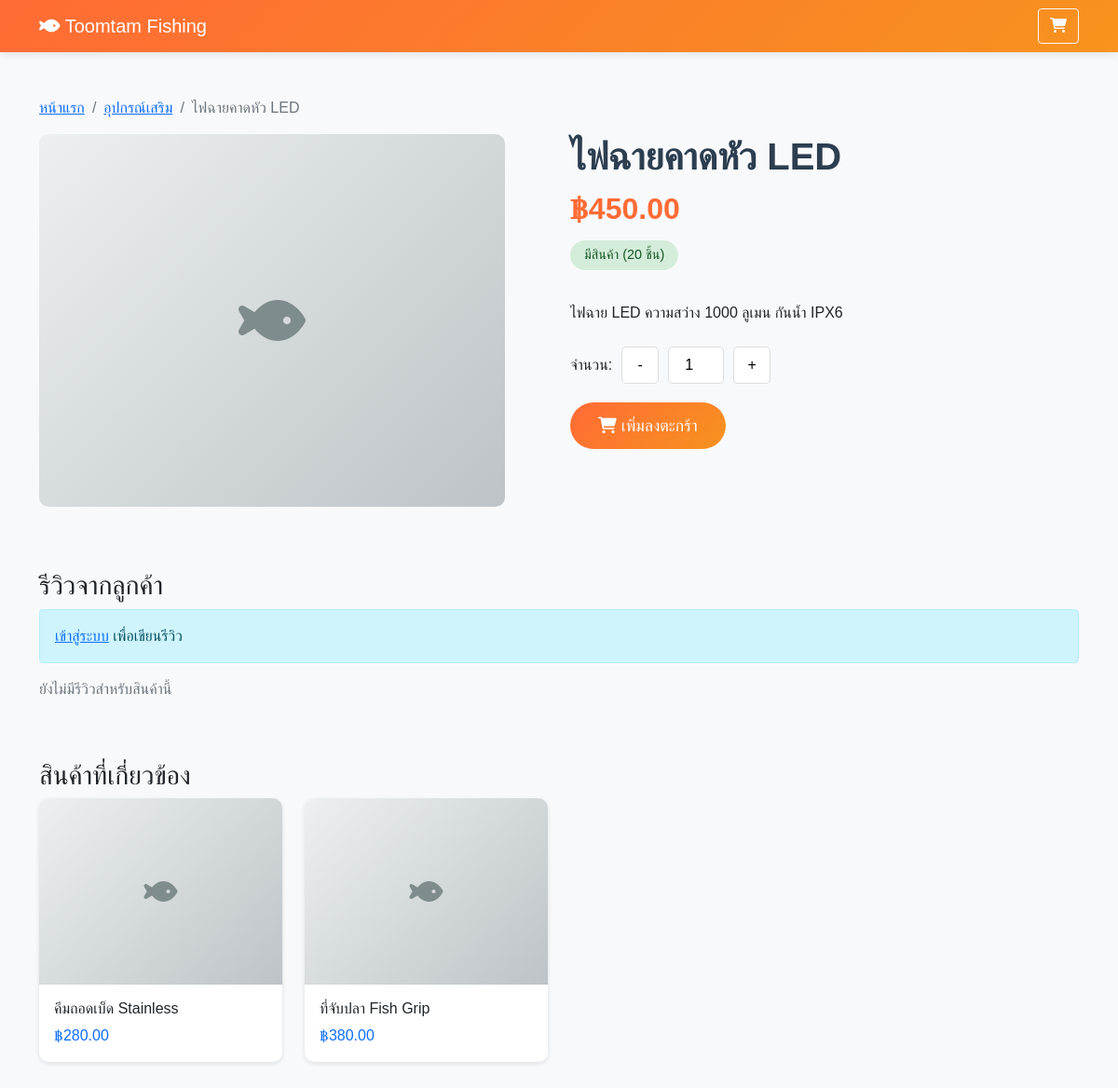
/product.php?id=20, run on the app's committed database.
### tables this page shows
CREATE TABLE `products` (
  `id` int(11) NOT NULL,
  `name` varchar(255) NOT NULL,
  `description` text DEFAULT NULL,
  `price` decimal(10,2) NOT NULL,
  `stock` int(11) DEFAULT 0,
  `image` varchar(255) DEFAULT NULL,
  `created_at` datetime DEFAULT current_timestamp()
);

CREATE TABLE `categories` (
  `id` int(11) NOT NULL,
  `name` varchar(100) NOT NULL
);

### product.php (the view, shortened to what this page needs)
<?php
$product_id = isset($_GET['id']) ? (int)$_GET['id'] : 0;
try {
    $pdo = getConnection();
    $stmt = $pdo->prepare("
        SELECT p.*, c.name as category_name
        FROM products p
        LEFT JOIN product_category pc ON p.id = pc.product_id
        LEFT JOIN categories c ON pc.category_id = c.id
        WHERE p.id = ?
    ");
    $stmt->execute([$product_id]);
    $product = $stmt->fetch();
    $stmt = $pdo->prepare("
        SELECT p.*
        FROM products p
        JOIN product_category pc ON p.id = pc.product_id
        WHERE pc.category_id = (
            SELECT category_id FROM product_category WHERE product_id = ?
        )
        AND p.id != ?
        ORDER BY RAND()
        LIMIT 4
    ");
    $stmt->execute([$product_id, $product_id]);
    $related_products = $stmt->fetchAll();
    $stmt = $pdo->prepare("
        SELECT pr.*, u.username
        FROM product_reviews pr
        JOIN users u ON pr.user_id = u.id
        WHERE pr.product_id = ? AND pr.status = 'approved'
        ORDER BY pr.created_at DESC
    ");
    $stmt->execute([$product_id]);
    $reviews = $stmt->fetchAll();
} catch (Exception $e) {
    die("Error: " . $e->getMessage());
}
?>
<!DOCTYPE html>
<html lang="th">
<head>
    <link href="https://cdn.jsdelivr.net/npm/bootstrap@5.1.3/dist/css/bootstrap.min.css" rel="stylesheet">
    <link rel="stylesheet" href="https://cdnjs.cloudflare.com/ajax/libs/font-awesome/6.0.0/css/all.min.css">
</head>
<body>
    <nav class="navbar navbar-expand-lg navbar-dark">
        <div class="container">
            <a class="navbar-brand" href="index.php">
                <i class="fas fa-fish"></i> Toomtam Fishing
            </a>
            <div class="ms-auto">
                <a href="cart.php" class="btn btn-outline-light">
                    <i class="fas fa-shopping-cart"></i>
                </a>
            </div>
        </div>
    </nav>
    <div class="container my-5">
        <nav aria-label="breadcrumb">
            <ol class="breadcrumb">
                <li class="breadcrumb-item"><a href="index.php">หน้าแรก</a></li>
                <?php if ($product['category_name']): ?>
                    <li class="breadcrumb-item"><a href="index.php?category=<?php echo $product['category_name']; ?>"><?php echo htmlspecialchars($product['category_name']); ?></a></li>
                <?php endif; ?>
                <li class="breadcrumb-item active"><?php echo htmlspecialchars($product['name']); ?></li>
            </ol>
        </nav>
        <div class="row">
            <div class="col-lg-6">
                <div class="main-image">
                    <?php if ($product['image'] && file_exists('images/products/' . $product['image'])): ?>
                        <img src="images/products/<?php echo $product['image']; ?>"
                             alt="<?php echo htmlspecialchars($product['name']); ?>"
                             style="width: 100%; height: 100%; object-fit: contain;">
                    <?php else: ?>
                        <i class="fas fa-fish"></i>
                    <?php endif; ?>
                </div>
            </div>
            <div class="col-lg-6">
                <div class="product-info">
                    <h1><?php echo htmlspecialchars($product['name']); ?></h1>
                    <div class="price">฿<?php echo number_format($product['price'], 2); ?></div>
                    <?php
                    if ($product['stock'] > 10) {
                        echo '<span class="stock-status in-stock">มีสินค้า (' . $product['stock'] . ' ชิ้น)</span>';
                    } elseif ($product['stock'] > 0) {
                        echo '<span class="stock-status low-stock">สินค้าเหลือน้อย (' . $product['stock'] . ' ชิ้น)</span>';
                    } else {
                        echo '<span class="stock-status out-stock">สินค้าหมด</span>';
                    }
                    ?>
                    <p class="mt-4"><?php echo nl2br(htmlspecialchars($product['description'])); ?></p>
                    <?php if ($product['stock'] > 0): ?>
                        <form action="add_to_cart.php" method="POST" class="mt-4">
                            <div class="quantity-input">
                                <label>จำนวน:</label>
                                <button type="button" onclick="decreaseQuantity()">-</button>
                                <input type="number" name="quantity" id="quantity" value="1" min="1" max="<?php echo $product['stock']; ?>">
                                <button type="button" onclick="increaseQuantity()">+</button>
                            </div>
                            <button type="submit" class="btn btn-add-cart">
                                <i class="fas fa-shopping-cart"></i> เพิ่มลงตะกร้า
                            </button>
                        </form>
                    <?php endif; ?>
                </div>
            </div>
        </div>
        <div class="row mt-5">
            <div class="col-12">
                <h3>รีวิวจากลูกค้า</h3>
                <?php if (isset($_SESSION['user_id'])): ?>
                    <div class="review-card mb-4">
                        <h5>เขียนรีวิว</h5>
                        <form method="POST">
                            <div class="mb-3">
                                <label>ให้คะแนน:</label>
                                <div class="star-rating" id="star-rating">
                                    <i class="far fa-star" data-rating="1"></i>
                                    <i class="far fa-star" data-rating="2"></i>
                                    <i class="far fa-star" data-rating="3"></i>
                                    <i class="far fa-star" data-rating="4"></i>
                                    <i class="far fa-star" data-rating="5"></i>
                                </div>
                                <input type="hidden" name="rating" id="rating" value="5" required>
                            </div>
                            <div class="mb-3">
                                <label>ความคิดเห็น:</label>
                                <textarea name="comment" class="form-control" rows="3" required></textarea>
                            </div>
                            <button type="submit" name="submit_review" class="btn btn-primary">ส่งรีวิว</button>
                        </form>
                    </div>
                <?php else: ?>
                    <div class="alert alert-info">
                        <a href="login.php?redirect=product.php?id=<?php echo $product_id; ?>">เข้าสู่ระบบ</a> เพื่อเขียนรีวิว
                    </div>
                <?php endif; ?>
                <?php if ($reviews): ?>
                    <?php foreach ($reviews as $review): ?>
                        <div class="review-card">
                            <div class="review-header">
                                <div>
                                    <strong><?php echo htmlspecialchars($review['username']); ?></strong>
                                    <div class="review-rating">
                                        <?php echo renderStars($review['rating']); ?>
                                    </div>
                                </div>
                                <small class="text-muted"><?php echo date('d/m/Y', strtotime($review['created_at'])); ?></small>
                            </div>
                            <p><?php echo nl2br(htmlspecialchars($review['comment'])); ?></p>
                        </div>
                    <?php endforeach; ?>
                <?php else: ?>
                    <p class="text-muted">ยังไม่มีรีวิวสำหรับสินค้านี้</p>
                <?php endif; ?>
            </div>
        </div>
        <?php if ($related_products): ?>
            <div class="row mt-5">
                <h3>สินค้าที่เกี่ยวข้อง</h3>
                <?php foreach ($related_products as $related): ?>
                    <div class="col-md-3 col-sm-6 mb-4">
                        <a href="product.php?id=<?php echo $related['id']; ?>" style="text-decoration: none; color: inherit;">
                            <div class="related-product">
                                <div class="related-product-image">
                                    <?php if ($related['image'] && file_exists('images/products/' . $related['image'])): ?>
                                        <img src="images/products/<?php echo $related['image']; ?>"
                                             alt="<?php echo htmlspecialchars($related['name']); ?>"
                                             style="width: 100%; height: 100%; object-fit: cover;">
                                    <?php else: ?>
                                        <i class="fas fa-fish"></i>
                                    <?php endif; ?>
                                </div>
                                <div class="p-3">
                                    <h6><?php echo htmlspecialchars($related['name']); ?></h6>
                                    <p class="text-primary mb-0">฿<?php echo number_format($related['price'], 2); ?></p>
                                </div>
                            </div>
                        </a>
                    </div>
                <?php endforeach; ?>
            </div>
        <?php endif; ?>
    </div>
</body>
</html>

### product.php (style rules this page uses)
:root { --primary: #FF6B35; --secondary: #F7931E; --dark: #2C3E50; --light: #ECF0F1; }
body { font-family: 'Kanit', sans-serif; background: #f8f9fa; }
.navbar { background: linear-gradient(135deg, var(--primary), var(--secondary)); box-shadow: 0 2px 10px rgba(0,0,0,0.1); }
.main-image { width: 100%; max-width: 500px; height: 400px; background: linear-gradient(135deg, #ecf0f1, #bdc3c7); border-radius: 10px; display: flex; align-items: center; justify-content: center; color: #7f8c8d; font-size: 4rem; margin-bottom: 20px; overflow: hidden; }
.product-info h1 { color: var(--dark); font-weight: 600; }
.price { font-size: 2rem; color: var(--primary); font-weight: 600; }
.stock-status { display: inline-block; padding: 5px 15px; border-radius: 20px; font-size: 0.9rem; margin: 10px 0; }
.in-stock { background: #d4edda; color: #155724; }
.btn-add-cart { background: linear-gradient(135deg, var(--primary), var(--secondary)); color: white; border: none; padding: 12px 30px; font-size: 1.1rem; border-radius: 25px; transition: transform 0.3s; }
.related-product { background: white; border-radius: 10px; overflow: hidden; box-shadow: 0 2px 5px rgba(0,0,0,0.1); transition: transform 0.3s; height: 100%; }
.related-product-image { width: 100%; height: 200px; background: linear-gradient(135deg, #ecf0f1, #bdc3c7); display: flex; align-items: center; justify-content: center; color: #7f8c8d; font-size: 2rem; }
.quantity-input { display: flex; align-items: center; gap: 10px; margin: 20px 0; }
.quantity-input button { width: 40px; height: 40px; border: 1px solid #ddd; background: white; border-radius: 5px; }
.quantity-input input { width: 60px; height: 40px; text-align: center; border: 1px solid #ddd; border-radius: 5px; }

### data on the page
products: categories.name "อุปกรณ์เสริม", name "ไฟฉายคาดหัว LED", price "450.00", stock "20", description "ไฟฉาย LED ความสว่าง 1000 ลูเมน กันน้ำ IPX6"
products: name "คีมถอดเบ็ด Stainless", price "280.00"
products: name "ที่จับปลา Fish Grip", price "380.00"
